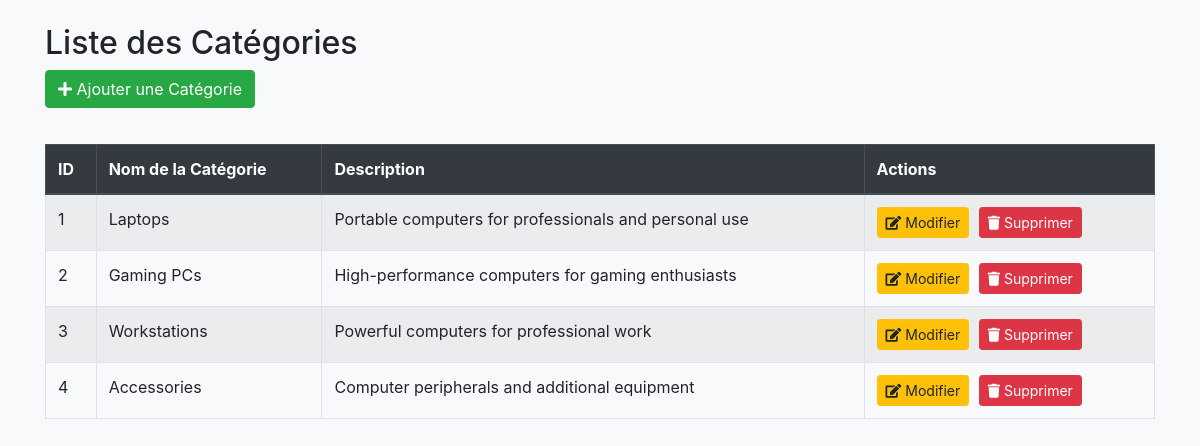
The app's page /admin/categories.php with its own data.
### tables this page shows
CREATE TABLE product_categories (
    category_id INT PRIMARY KEY AUTO_INCREMENT,
    category_name VARCHAR(100) NOT NULL,
    description TEXT
);

### admin/categories.php (the view, shortened to what this page needs)
<?php
require_once '../DatabaseConnection/db_config.php';
$sql = "SELECT * FROM product_categories ORDER BY category_id ASC";
$result = $conn->query($sql);
?>
<!DOCTYPE html>
<html lang="fr">
<head>
    <link href="https://stackpath.bootstrapcdn.com/bootstrap/4.5.2/css/bootstrap.min.css" rel="stylesheet">
    <link href="https://cdnjs.cloudflare.com/ajax/libs/font-awesome/5.15.4/css/all.min.css" rel="stylesheet">
</head>
<body>
<div class="container">
    <h2 class="mt-4">Liste des Catégories</h2>
    <button id="openAddCategoryModal" class="btn btn-success mb-3">
        <i class="fas fa-plus"></i> Ajouter une Catégorie
    </button>
    <div class="table-responsive">
        <table class="table table-striped table-bordered">
            <thead class="thead-dark">
                <tr>
                    <th>ID</th>
                    <th>Nom de la Catégorie</th>
                    <th>Description</th>
                    <th>Actions</th>
                </tr>
            </thead>
            <tbody id="categoryTableBody">
                <?php while ($row = $result->fetch_assoc()): ?>
                <tr id="category-<?php echo $row['category_id']; ?>">
                    <td><?php echo $row['category_id']; ?></td>
                    <td><?php echo htmlspecialchars($row['category_name']); ?></td>
                    <td><?php echo htmlspecialchars($row['description']); ?></td>
                    <td>
                        <button class="btn btn-warning btn-sm edit-category"
                                data-id="<?php echo $row['category_id']; ?>"
                                data-name="<?php echo htmlspecialchars($row['category_name']); ?>"
                                data-description="<?php echo htmlspecialchars($row['description']); ?>">
                            <i class="fas fa-edit"></i> Modifier
                        </button>
                        <button class="btn btn-danger btn-sm delete-category"
                                data-id="<?php echo $row['category_id']; ?>">
                            <i class="fas fa-trash"></i> Supprimer
                        </button>
                    </td>
                </tr>
                <?php endwhile; ?>
            </tbody>
        </table>
    </div>
</div>
</body>
</html>

### admin/categories.php (style rules this page uses)
body { background-color: #f8f9fa; }
.table-responsive { margin-top: 20px; }
.btn { margin-right: 5px; }

### records on screen
product_categories: category_id "1", category_name "Laptops", description "Portable computers for professionals and personal use"
product_categories: category_id "2", category_name "Gaming PCs", description "High-performance computers for gaming enthusiasts"
product_categories: category_id "3", category_name "Workstations", description "Powerful computers for professional work"
product_categories: category_id "4", category_name "Accessories", description "Computer peripherals and additional equipment"
